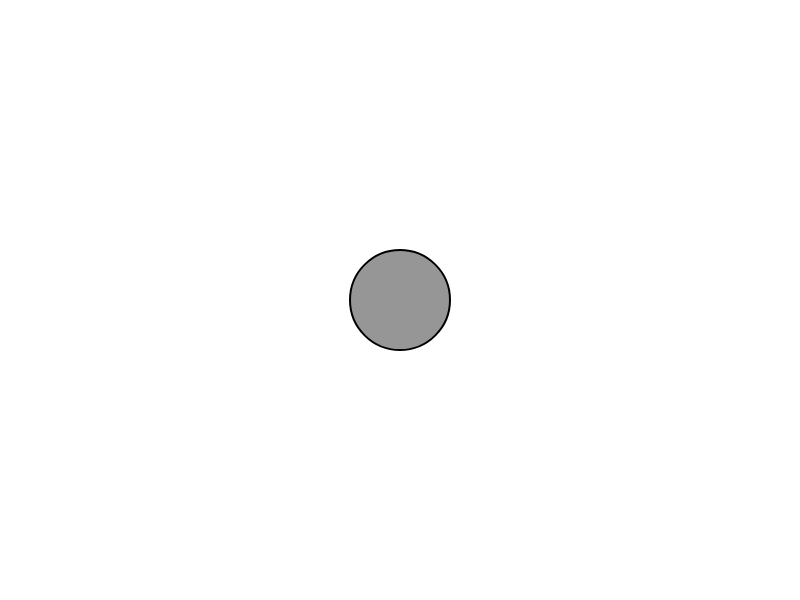
Frame 1 (no input)
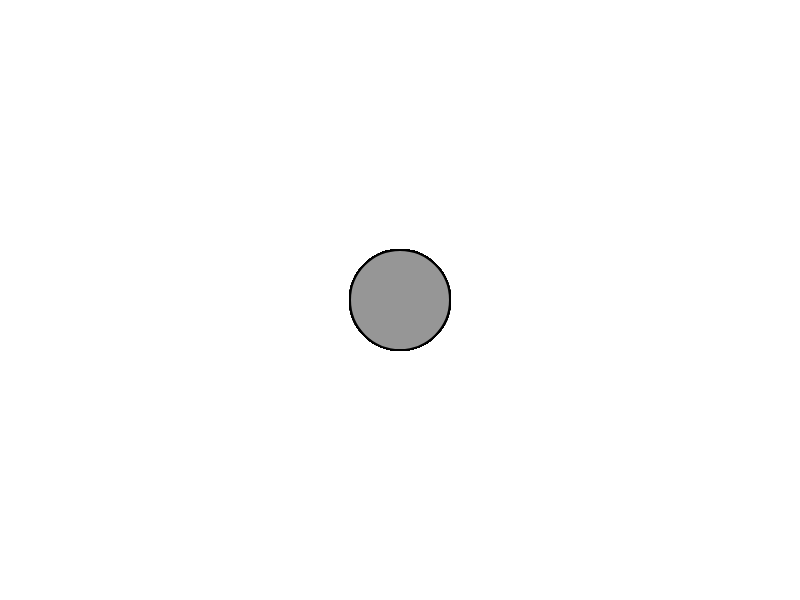
Frame 60 (no input)
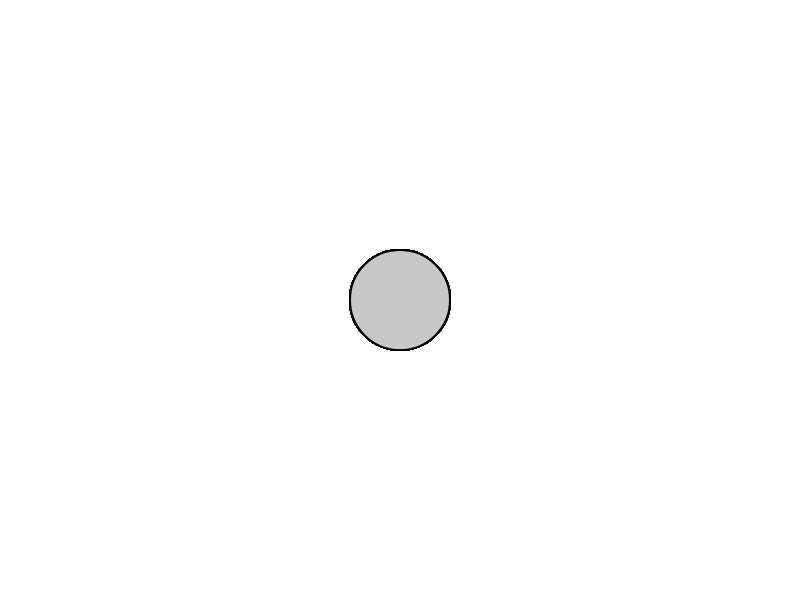
Frame 120 (the mouse pressed at the canvas centre since frame 60)

The p5.js sketch that drew these frames (run headless with seeded random() and noise() and a simulated clock; from frame 60 on, the mouse is pressed at the canvas centre):

// p5.js sketch
// ── sketch.js
var r = 50;
var d;
var c ;
var mouseIsclicked = false;
function setup() {
  createCanvas(800, 600);
  background(255);
}

function draw() {
  strokeWeight(2);
  stroke(0);
  // distance between the ball and the mouse
  d =dist(width/2, height/2, mouseX, mouseY);
  // active color
  if (d < r) {
    c = 200;
    // the pressed color 
    if (mouseIsclicked) {
      c= 30;
    }
    //inactive color
  } else {
    c = 150;
  }
  fill(c);
  ellipse(width/2, height/2, 2*r, 2*r);
}
// when mouse pressed in the range of the circle
function touchStarted(){
  if (d<r) {
    mouseIsclicked = true;
  }
}
